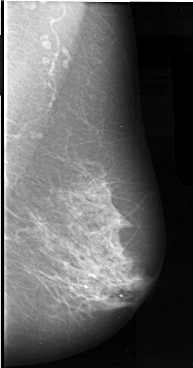
#> input picture src/image_preprocessing/test_ddsm.jpg, 193 x 368 px; its folder holds only this picture in this run
$ python -i preprocessing_DDSM.py   (imports and definitions only)   (older library calls are emulated)
#> lines starting #> are read from the running program, lines starting #| are printed output that depends on the picture; after the words box and inside, x2 and y2 are one past the last pixel; in counts of white or black regions, pixels touching at a corner belong together
import cv2
import numpy as np
from src.settings.config import SHOW_STEP_STEP_IMAGE

SHOW_STEP_STEP_IMAGE = True


# SHOW_STEP_STEP_IMAGE = False
def read_image(path_file):
#> called with path_file = 'test_ddsm.jpg'
    img = cv2.imread(path_file, cv2.IMREAD_GRAYSCALE)
#> img is the input picture: shape (368, 193); min 0, max 255, mean 97.4
    return img


def apply_median_blur(img):
    img_med_blurred = cv2.medianBlur(img, 3)  # <<= para to tune!
    return img_med_blurred


def get_img_binary(img):
    global_threshold = 18
    mammo_binary = cv2.threshold(img, global_threshold,
                                 maxval=255, type=cv2.THRESH_BINARY)[1]
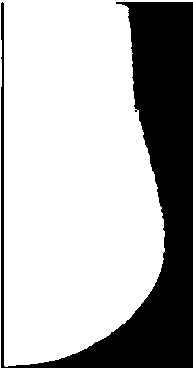
#> mammo_binary: shape (368, 193); 70.2% white; 1 black region, box (x1, y1, x2, y2) and area: (1, 2, 193, 368) 21148
    return mammo_binary


def select_largest_obj(img_bin, lab_val=255, fill_holes=False,
                       smooth_boundary=False, kernel_size=15):
    '''Select the largest object from a binary image and optionally
    fill holes inside it and smooth its boundary.
    Args:
        img_bin(2D array): 2D numpy array of binary image.
        lab_val([int]): integer value used for the label of the largest
                        object. Default is 255.
        fill_holes([boolean]): whether fill the holes inside the largest
                               object or not. Default is false.
        smooth_boundary([boolean]): whether smooth the boundary of the
                                    largest object using morphological
                                    opening or not. Default is false.
        kernel_size([int]): the size of the kernel used for morphological
                            operation.
    '''
#> called with lab_val = 255, fill_holes = True, smooth_boundary = True, kernel_size = 15
    n_labels, img_labeled, lab_stats, _ = cv2.connectedComponentsWithStats(
        img_bin, connectivity=8, ltype=cv2.CV_32S)
#> n_labels = 2; lab_stats = [[1, 2, 192, 366, 21148], [0, 0, 193, 368, 49876]]
    largest_obj_lab = np.argmax(lab_stats[1:, 4]) + 1
#> largest_obj_lab = 1
    largest_mask = np.zeros(img_bin.shape, dtype=np.uint8)
    largest_mask[img_labeled == largest_obj_lab] = lab_val
    if fill_holes:
        bkg_locs = np.where(img_labeled == 0)
#> bkg_locs = 21148 positions, rows 2 to 367, columns 1 to 192
        bkg_seed = (bkg_locs[0][0], bkg_locs[1][0])
#> bkg_seed = (2, 2)
        img_floodfill = largest_mask.copy()
        h_, w_ = largest_mask.shape
        mask_ = np.zeros((h_ + 2, w_ + 2), dtype=np.uint8)
        cv2.floodFill(img_floodfill, mask_, seedPoint=bkg_seed, newVal=lab_val)
#> img_floodfill: shape (368, 193); 100% white; black in thin lines or dots, all inside (x1, y1, x2, y2) = (135, 110, 137, 112)
        holes_mask = cv2.bitwise_not(img_floodfill)  # mask of the holes.
        largest_mask = largest_mask + holes_mask
#> largest_mask: shape (368, 193); 70.2% white; 1 black region, box (x1, y1, x2, y2) and area: (1, 2, 193, 368) 21144
    if smooth_boundary:
        kernel_ = np.ones((kernel_size, kernel_size), dtype=np.uint8)
        largest_mask = cv2.morphologyEx(largest_mask, cv2.MORPH_OPEN, kernel_)
#> largest_mask: shape (368, 193); 69.3% white; 1 black region, box (x1, y1, x2, y2) and area: (0, 0, 193, 368) 21799

    return largest_mask


def improvee_contrast(img):
    mammo_breast_equ = cv2.equalizeHist(img)
    return mammo_breast_equ


# Watershed segmentation
def get_img_binary_pectoral(mammo_breast_equ):
    pect_high_inten_thres = 200  # <<= para to tune!
    pect_binary_thres = cv2.threshold(mammo_breast_equ, pect_high_inten_thres,
                                      maxval=255, type=cv2.THRESH_BINARY)[1]
#> pect_binary_thres: shape (368, 193); 15.2% white; 44 white regions (31 under 20 px), largest, box (x1, y1, x2, y2) and area: (4, 0, 116, 228) 6975, (47, 203, 133, 301) 2986, (84, 182, 111, 202) 236
    return pect_binary_thres


def make_watershed(pect_binary_thres, mammo_breast_mask):
    pect_marker_img = np.zeros(pect_binary_thres.shape, dtype=np.int32)
    # Sure foreground.
    pect_mask_init = select_largest_obj(pect_binary_thres, lab_val=255,
                                        fill_holes=True, smooth_boundary=False)
#> call 2 of select_largest_obj, with lab_val = 255, fill_holes = True, smooth_boundary = False, kernel_size = 15
#> in select_largest_obj (call 2), `n_labels, img_labeled, lab_stats, _ = cv2.connectedComponentsWithStats..`:
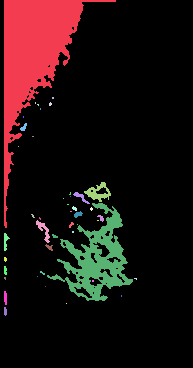
#> img_labeled: shape (368, 193) int32; 45 distinct labels, from 0 to 44; one colour per label, 0 black
#> in select_largest_obj (call 2), `n_labels, img_labeled, lab_stats, _ = cv2.connectedComponentsWithStats..`: n_labels = 45; lab_stats = 45 rows, first 6: [0, 0, 193, 368, 60247], [4, 0, 112, 228, 6975], [52, 97, 2, 2, 4], [35, 102, 1, 2, 2], [49, 102, 3, 4, 9], [37, 104, 2, 2, 3]
#> in select_largest_obj (call 2), `bkg_locs = np.where(img_labeled == 0)`: bkg_locs = 60247 positions, rows 0 to 367, columns 0 to 192
#> in select_largest_obj (call 2), `bkg_seed = (bkg_locs[0][0], bkg_locs[1][0])`: bkg_seed = (0, 0)
#> in select_largest_obj (call 2), `cv2.floodFill(img_floodfill, mask_, seedPoint=bkg_seed, newVal=lab_val)`: img_floodfill: shape (368, 193); 99.9% white; black in thin lines or dots, all inside (x1, y1, x2, y2) = (10, 27, 74, 140)
#> in select_largest_obj (call 2), `largest_mask = largest_mask + holes_mask`: largest_mask: shape (368, 193); 9.9% white; 1 white region, box (x1, y1, x2, y2) and area: (4, 0, 116, 228) 7017
    kernel_ = np.ones((3, 3), dtype=np.uint8)  # <<= para to tune!
    n_erosions = 7  # <<= para to tune!
    pect_mask_eroded = cv2.erode(pect_mask_init, kernel_, iterations=n_erosions)
#> pect_mask_eroded: shape (368, 193); 5.6% white; 1 white region, box (x1, y1, x2, y2) and area: (11, 0, 75, 109) 3993
    pect_marker_img[pect_mask_eroded > 0] = 255
    # Sure background - breast.
    n_dilations = 7  # <<= para to tune!
    pect_mask_dilated = cv2.dilate(pect_mask_init, kernel_, iterations=n_dilations)
#> pect_mask_dilated: shape (368, 193); 15.3% white; 1 white region, box (x1, y1, x2, y2) and area: (0, 0, 123, 235) 10896
#> in execute, `pect_marker_img = make_watershed(pect_binary_thres, mammo_breast_mask)`: pect_marker_img: shape (368, 193) int32; 4 distinct labels, from 0 to 255
    pect_marker_img[pect_mask_dilated == 0] = 128
    # Sure background - background.
    pect_marker_img[mammo_breast_mask == 0] = 64
    return pect_marker_img


def fill_muscle_to_remove(mammo_breast_equ, pect_marker_img):
    mammo_breast_equ_3c = cv2.cvtColor(mammo_breast_equ, cv2.COLOR_GRAY2BGR)
    cv2.watershed(mammo_breast_equ_3c, pect_marker_img)
    pect_mask_watershed = pect_marker_img.copy()
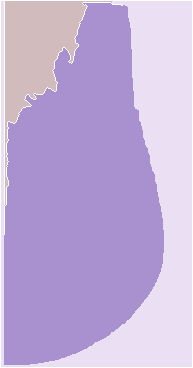
#> pect_mask_watershed: shape (368, 193) int32; 4 distinct labels, from -1 to 255; one colour per label, 0 black, -1 white
    mammo_breast_equ_3c[pect_mask_watershed == -1] = (0, 0, 255)
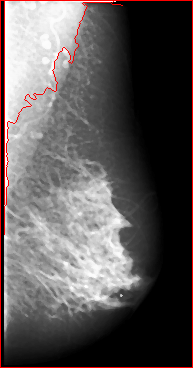
#> mammo_breast_equ_3c: shape (368, 193, 3); mean B, G, R 87.2, 87.2, 93.3
    pect_mask_watershed[pect_mask_watershed == -1] = 0
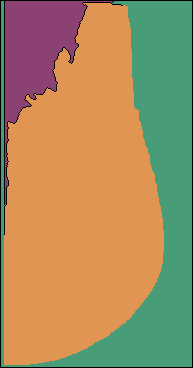
#> pect_mask_watershed: shape (368, 193) int32; 4 distinct labels, from 0 to 255; one colour per label, 0 black
    return pect_mask_watershed, mammo_breast_equ_3c


def get_ROI(pect_mask_watershed, mammo_breast_equ):
    breast_only_mask = pect_mask_watershed.astype(np.uint8)
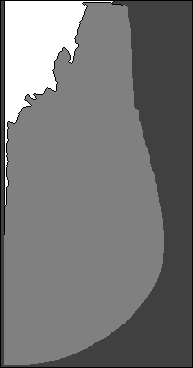
#> breast_only_mask: shape (368, 193); min 0, max 255, mean 117.9
    breast_only_mask[breast_only_mask != 128] = 0
#> breast_only_mask: shape (368, 193); values 0 (black) and 128 (white), 59.1% white; 1 black region, box (x1, y1, x2, y2) and area: (0, 0, 193, 368) 29022
    breast_only_mask[breast_only_mask == 128] = 255
    kn_size = 25  # <<= para to tune!
    kernel_ = np.ones((kn_size, kn_size), dtype=np.uint8)
    breast_only_mask_smo = cv2.morphologyEx(breast_only_mask, cv2.MORPH_OPEN, kernel_)
#> breast_only_mask_smo: shape (368, 193); 58.5% white; 1 black region, box (x1, y1, x2, y2) and area: (0, 0, 193, 368) 29494
    mammo_breast_only = cv2.bitwise_and(mammo_breast_equ, breast_only_mask_smo)
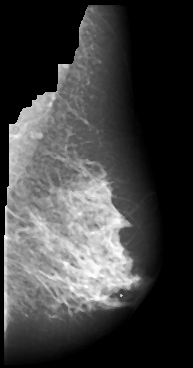
#> mammo_breast_only: shape (368, 193); min 0, max 255, mean 64.8
    return mammo_breast_only


def execute(path_file):
    img = read_image(path_file)
    # [4 lines of commented-out code are left out]
    mammo_med_blurred = apply_median_blur(img)
    mammo_binary = get_img_binary(mammo_med_blurred)

    mammo_breast_mask = select_largest_obj(mammo_binary, lab_val=255,
                                           fill_holes=True,
                                           smooth_boundary=True, kernel_size=15)

    mammo_arti_suppr = cv2.bitwise_and(mammo_med_blurred, mammo_breast_mask)
    mammo_breast_equ = improvee_contrast(mammo_arti_suppr)
    # *Remove pectural muscle
    pect_binary_thres = get_img_binary_pectoral(mammo_breast_equ)
    pect_marker_img = make_watershed(pect_binary_thres, mammo_breast_mask)

    pect_mask_watershed, mammo_breast_equ_3c = fill_muscle_to_remove(mammo_breast_equ, pect_marker_img)
    mammo_breast_only = get_ROI(pect_mask_watershed, mammo_breast_equ)

    if SHOW_STEP_STEP_IMAGE:
        cv2.imshow('original', img)
        cv2.imshow('mammo_breast_mask', mammo_breast_mask)
        cv2.imshow('mammo_arti_suppr', mammo_arti_suppr)
        cv2.imshow('mammo_breast_equ', mammo_breast_equ)
        # cv2.imshow('pect_mask_watershed', pect_mask_watershed)
        # cv2.imshow('mammo_breast_only', mammo_breast_only)
        cv2.waitKey()

    return mammo_breast_only

>>> result = execute('test_ddsm.jpg')

$ run again, on src/image_preprocessing/test.png
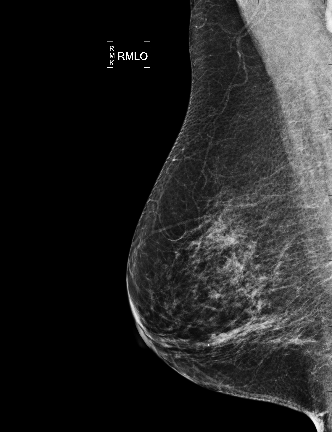
#> input picture src/image_preprocessing/test.png, 332 x 432 px
#> in read_image, img is the input picture: shape (432, 332); min 0, max 255, mean 38.1
#> mammo_binary: shape (432, 332); 47.6% white; 11 white regions (8 under 20 px), largest, box (x1, y1, x2, y2) and area: (126, 0, 332, 432) 68165, (131, 53, 137, 60) 29, (118, 52, 124, 59) 23
#> img_labeled: shape (432, 332) int32; 12 distinct labels, from 0 to 11
#> n_labels = 12; lab_stats = [[0, 0, 317, 432, 75152], [126, 0, 206, 432, 68165], [110, 47, 3, 3, 5], [118, 52, 6, 7, 23], [126, 53, 2, 6, 9], [131, 53, 6, 7, 29], [140, 53, 3, 4, 8], [110, 54, 5, 4, 12], [145, 54, 3, 5, 7], [129, 56, 1, 3, 3], [110, 60, 3, 4, 7], [140, 343, 2, 2, 4]]
#> largest_obj_lab = 1
#> bkg_locs = 75152 positions, rows 0 to 431, columns 0 to 316
#> bkg_seed = (0, 0)
#> img_floodfill: shape (432, 332); 99.8% white; black in thin lines or dots, all inside (x1, y1, x2, y2) = (150, 0, 307, 403)
#> largest_mask: shape (432, 332); 47.7% white; 1 white region, box (x1, y1, x2, y2) and area: (126, 0, 332, 432) 68381
#> pect_binary_thres: shape (432, 332); 10.2% white; 65 white regions (45 under 20 px), largest, box (x1, y1, x2, y2) and area: (236, 0, 332, 295) 12356, (212, 316, 277, 345) 476, (207, 218, 242, 248) 366
#> img_labeled: shape (432, 332) int32; 66 distinct labels, from 0 to 65
#> n_labels = 66; lab_stats = 66 rows, first 6: [0, 0, 332, 432, 128741], [236, 0, 96, 295, 12356], [285, 129, 1, 2, 2], [283, 137, 4, 3, 6], [287, 151, 4, 2, 6], [173, 158, 3, 3, 7]
#> img_floodfill: shape (432, 332); 99.9% white; black in thin lines or dots, all inside (x1, y1, x2, y2) = (290, 0, 332, 265)
#> largest_mask: shape (432, 332); 8.7% white; 1 white region, box (x1, y1, x2, y2) and area: (236, 0, 332, 295) 12534
#> pect_mask_eroded: shape (432, 332); 6.5% white; 2 white regions (1 under 20 px), largest, box (x1, y1, x2, y2) and area: (248, 0, 332, 233) 9392
#> pect_mask_dilated: shape (432, 332); 11.2% white; 1 white region, box (x1, y1, x2, y2) and area: (229, 0, 332, 302) 16112
#> pect_marker_img: shape (432, 332) int32; 4 distinct labels, from 0 to 255
#> in fill_muscle_to_remove, `pect_mask_watershed[pect_mask_watershed == -1] = 0`:
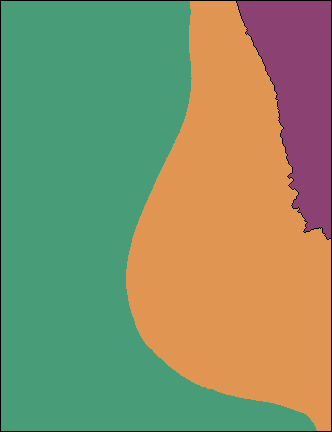
#> pect_mask_watershed: shape (432, 332) int32; 4 distinct labels, from 0 to 255; one colour per label, 0 black
#> breast_only_mask_smo: shape (432, 332); 37.8% white; 1 white region, box (x1, y1, x2, y2) and area: (127, 1, 331, 415) 54270
#> in get_ROI, `mammo_breast_only = cv2.bitwise_and(mammo_breast_equ, breast_only_mask..`:
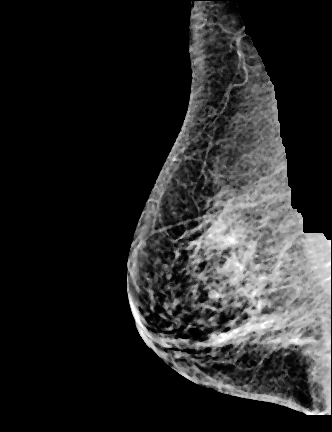
#> mammo_breast_only: shape (432, 332); min 0, max 255, mean 39.5
